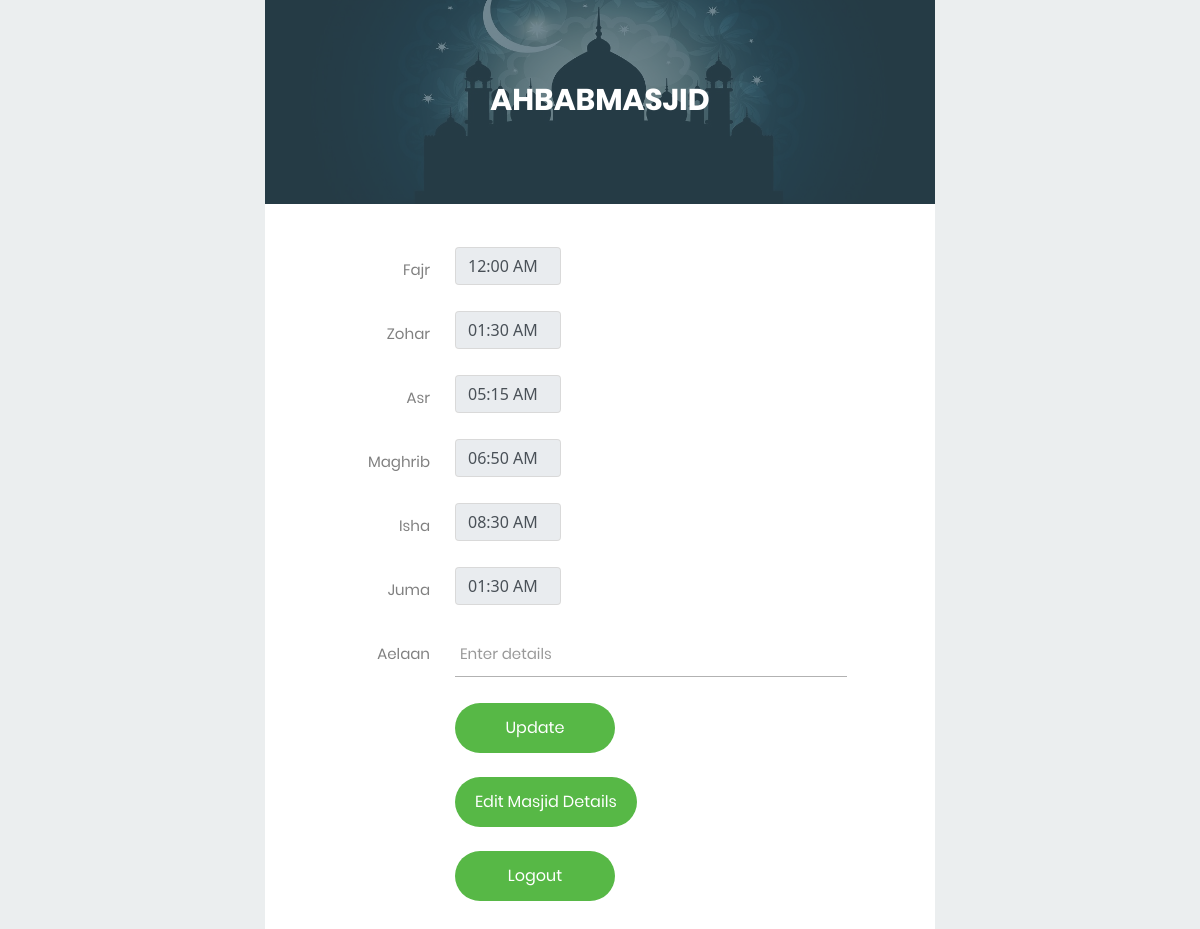
/loginsuccessfull.php (signed in), run on an earlier commit of the app's database.
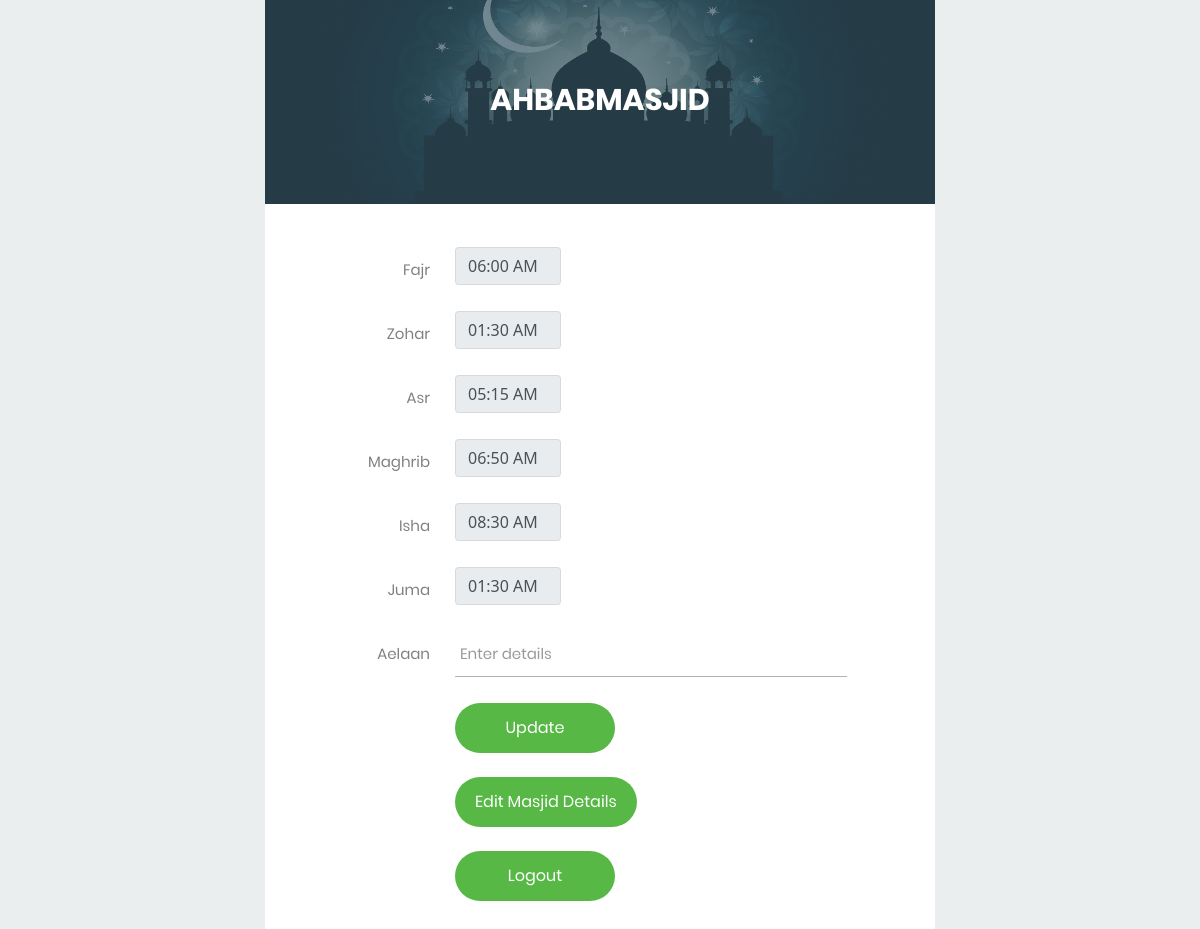
And on a later commit of the database.
### tables this page shows
CREATE TABLE `user1` (
  `id` int(50) NOT NULL,
  `username` varchar(50) NOT NULL,
  `email` varchar(50) NOT NULL,
  `password` varchar(50) NOT NULL,
  `email2` varchar(50) DEFAULT NULL,
  `mobileno` int(10) DEFAULT NULL,
  `mobileno2` int(10) DEFAULT NULL,
  `masjidname` varchar(250) NOT NULL,
  `address` varchar(250) NOT NULL,
  `city` varchar(50) NOT NULL,
  `zipcode` varchar(50) NOT NULL,
  `state` varchar(50) NOT NULL,
  `addresslink` varchar(250) NOT NULL,
  `fajr` varchar(50) DEFAULT NULL,
  `zohar` varchar(200) DEFAULT NULL,
  `asr` varchar(200) DEFAULT NULL,
  `maghrib` varchar(200) DEFAULT NULL,
  `isha` varchar(200) DEFAULT NULL,
  `juma` varchar(200) DEFAULT NULL,
  `forladies` varchar(50) NOT NULL,
  `timestamp` date DEFAULT NULL,
  `reset_token` varchar(250) DEFAULT NULL,
  `reset_expiry` varchar(250) DEFAULT NULL,
  `aelaan` longtext DEFAULT NULL
);

### loginsuccessfull.php (the view, shortened to what this page needs)
<?php
include 'conn.php';
include 'allcssjs.php';
$sql = "SELECT * FROM user1 WHERE id = '".$_SESSION['id']."'";
$result = mysqli_query($conn, $sql);
$row = mysqli_fetch_assoc($result);
$fajrtime = $row['fajr'];
$zohartime = $row['zohar'];
$asrtime = $row['asr'];
$maghribtime = $row['maghrib'];
$ishatime = $row['isha'];
$jumatime = $row['juma'];
$aelaan=$row['aelaan'];
?>
<!DOCTYPE html>
<html lang="en">
<head>
</head>
<body>
    <div class="limiter">
        <div class="container-login100">
            <div class="wrap-login100">
                <div class="login100-form-title" style="background-image: url(images/bg-04.jpg);">
                    <span class="login100-form-title-1">
                        <?php echo $_SESSION['username']; ?>
                    </span>
                </div>
                <form class="login100-form validate-form" method='POST'>
                    <div class="wrap-input1001 validate-input m-b-26" data-validate="Time is required">
                        <span class="label-input100">Fajr</span>
                        <div class="input-group clockpicker" data-target="#TimePickerInput">
                        <input type="text" class="timepicker form-control1" id="picker1" data-theme="dark" name="fajr" placeholder="Fajr" value="<?php echo $fajrtime; ?>">
                        </div>
                    </div>
                    <div class="wrap-input1001 validate-input m-b-26" data-validate="Time is required">
                        <span class="label-input100">Zohar</span>
                        <div class="input-group clockpicker" data-target="#TimePickerInput">
                        <input type="text" class="timepicker form-control1" id="picker1" data-theme="dark" name="zohar" placeholder="Zohar" value="<?php echo $zohartime; ?>">
                        </div>
                    </div>
                    <div class="wrap-input1001 validate-input m-b-26" data-validate="Time is required">
                        <span class="label-input100">Asr</span>
                        <div class="input-group clockpicker" data-target="#TimePickerInput">
                        <input type="text" class="timepicker form-control1" id="picker1" data-theme="dark" name="asr" placeholder="Asr" value="<?php echo $asrtime; ?>">
                        </div>
                    </div>
                    <div class="wrap-input1001 validate-input m-b-26" data-validate="Time is required">
                        <span class="label-input100">Maghrib</span>
                        <div class="input-group clockpicker" data-target="#TimePickerInput">
                        <input type="text" class="timepicker form-control1" id="picker1" data-theme="dark" name="maghrib" placeholder="Maghrib" value="<?php echo $maghribtime; ?>">
                        </div>
                    </div>
                    <div class="wrap-input1001 validate-input m-b-26" data-validate="Time is required">
                        <span class="label-input100">Isha</span>
                        <div class="input-group clockpicker" data-target="#TimePickerInput">
                        <input type="text" class="timepicker form-control1" id="picker1" data-theme="dark" name="isha" placeholder="Isha" value="<?php echo $ishatime; ?>">
                        </div>
                    </div>
                    <div class="wrap-input1001 validate-input m-b-26" data-validate="Time is required">
                        <span class="label-input100">Juma</span>
                        <div class="input-group clockpicker" data-target="#TimePickerInput">
                        <input type="text" class="timepicker form-control1" id="picker1" data-theme="dark" name="juma" placeholder="Juma" value="<?php echo $jumatime; ?>">
                        </div>
                    </div>
                    <div class="wrap-input100 validate-input m-b-26">
						<span class="label-input100">Aelaan</span>
						<input class="input100" type="text" name="aelaan" placeholder="Enter details" value="<?php echo $aelaan; ?>">
						<span class="focus-input100"></span>
					</div>
                    <div class="container-login100-form-btn">
                        <input type="submit" class="login100-form-btn" value="Update" onclick="showPopup()">
                    </div>
                    <div class="container-login100-form-btn">
                        <input type="button" class="login100-form-btn" onclick="window.location.href='EditMasjidDetails.php'" value="Edit Masjid Details">
                    </div>&nbsp;&nbsp;&nbsp;&nbsp;&nbsp;
                    <div class="container-login100-form-btn">
                        <input type="button" class="login100-form-btn" name="logout" onclick="window.location.href='logout.php'" value="Logout">
                    </div>
                </form>
            </div>
        </div>
    </div>
<link rel="stylesheet" type="text/css" href="clock2/mdtimepicker.css">
	<link rel="stylesheet" type="text/css" href="clock2/mdtimepicker-theme.css">
</body>
</html>

What changed in the data, as far as the page shows it:
changed user1 "01:30 AM": fajr "12:00 AM" → "06:00 AM"
